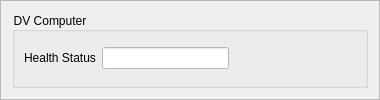
              <widget class="QFrame" name="frame_22">
               <property name="minimumSize">
                <size>
                 <width>380</width>
                 <height>0</height>
                </size>
               </property>
               <property name="frameShape">
                <enum>QFrame::StyledPanel</enum>
               </property>
               <property name="frameShadow">
                <enum>QFrame::Raised</enum>
               </property>
               <layout class="QVBoxLayout" name="verticalLayout_5">
                <item>
                 <widget class="QGroupBox" name="CSC_gb_22">
                  <property name="minimumSize">
                   <size>
                    <width>350</width>
                    <height>0</height>
                   </size>
                  </property>
                  <property name="font">
                   <font>
                    <italic>false</italic>
                    <underline>false</underline>
                   </font>
                  </property>
                  <property name="autoFillBackground">
                   <bool>false</bool>
                  </property>
                  <property name="styleSheet">
                   <string notr="true">color: rgb(0, 0, 0);</string>
                  </property>
                  <property name="title">
                   <string>DV Computer</string>
                  </property>
                  <property name="flat">
                   <bool>false</bool>
                  </property>
                  <property name="checkable">
                   <bool>false</bool>
                  </property>
                  <layout class="QGridLayout" name="gridLayout_46">
                   <item row="0" column="0">
                    <layout class="QHBoxLayout" name="horizontalLayout_61">
                     <item>
                      <widget class="QLabel" name="label_87">
                       <property name="text">
                        <string>Health Status</string>
                       </property>
                      </widget>
                     </item>
                     <item>
                      <widget class="QLineEdit" name="DVC_H_LE">
                       <property name="styleSheet">
                        <string notr="true">background-color: rgb(255, 255, 255);</string>
                       </property>
                      </widget>
                     </item>
                     <item>
                      <spacer name="horizontalSpacer_29">
                       <property name="orientation">
                        <enum>Qt::Horizontal</enum>
                       </property>
                       <property name="sizeHint" stdset="0">
                        <size>
                         <width>108</width>
                         <height>20</height>
                        </size>
                       </property>
                      </spacer>
                     </item>
                    </layout>
                   </item>
                  </layout>
                 </widget>
                </item>
               </layout>
              </widget>
